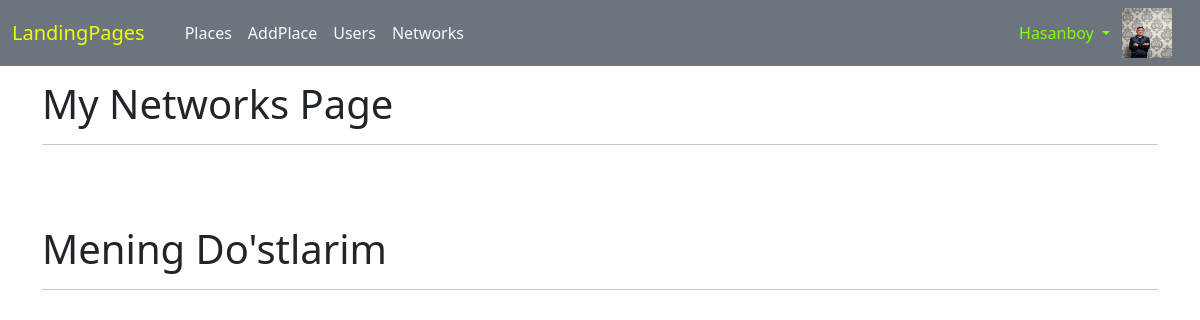
Before: /user/networks/ (signed in) with the older database file.
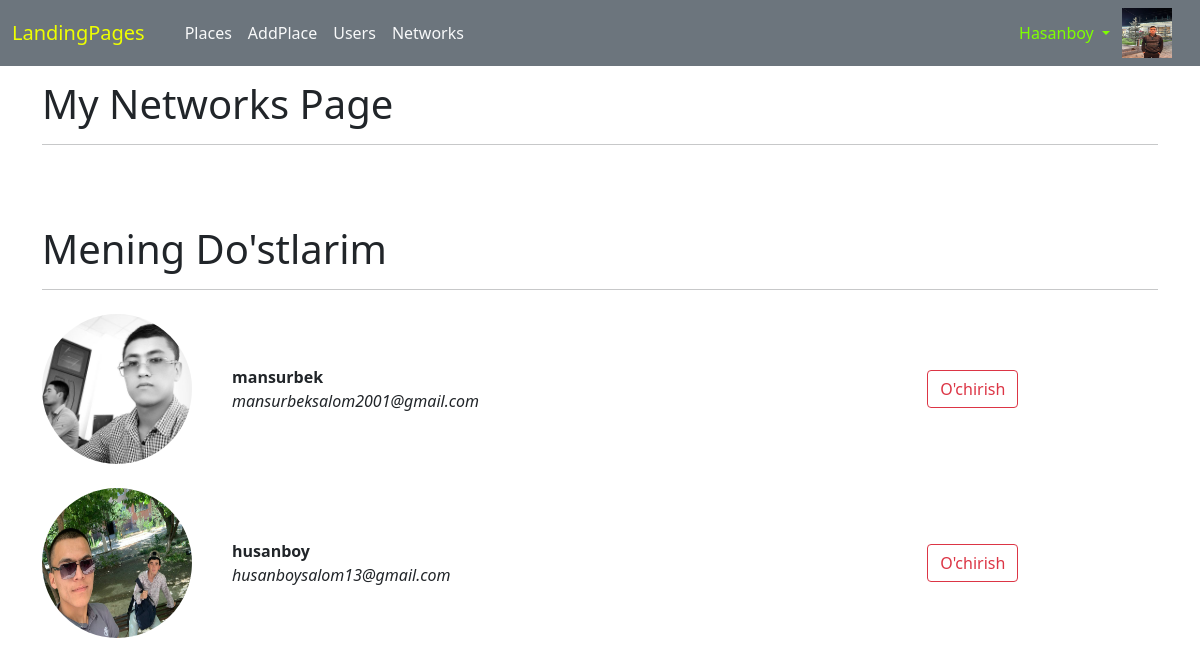
After: the same page with the newer database file.
### users/models.py (models this page shows)
class User(AbstractUser):
    img=models.ImageField(upload_to='usesimg/',null=True,blank=True)
    phone_number=models.CharField(max_length=13,unique=True,null=True,blank=True)
    firends=models.ManyToManyField('users.User',blank=True)

### users/views.py (the view)
# urls.py: path('networks/',MyNetworksView.as_view(),name='networks'),
class MyNetworksView(LoginRequiredMixin,View):
    def get(self,request):
        networks=FriendRequest.objects.filter(to_user=request.user,is_accepted=False)
        return render(request,'users/networks_list.html',context={'networks':networks})

### templates/users/networks_list.html (shortened to what this page needs)
{% extends "base.html" %}
{% block content %}
    <div class="container" style="margin-top: 80px;">
        <h1>My Networks Page</h1>
        <hr>
    </div>
    <div class="container" style="margin-top: 80px;">
        <h1>Mening Do'stlarim</h1>
        <hr>
        {% for i in user.firends.all %}
            <div class="row mt-4">
                <div class="col-2">
                    <img src="{{i.img.url}}" alt="" style="width: 150px; height:150px; border-radius: 50%;" >
                </div>
                <div class="col" style="display: flex;align-items: center;">
                    <div style="width: 70%;">
                        <b>{{i.username}}</b><br>
                        <i>{{i.email}}</i>
                    </div>
                    <div style="width: 20%; display: flex; justify-content: space-around;">
                        <a href="{%url 'users:delete' i.id%}" class="btn btn-outline-danger">O'chirish</a>
                    </div>
                </div>
            </div>
        {% endfor %}
    </div>
{% endblock  %}

### templates/base.html (shortened to what this page needs)
<!DOCTYPE html>
{% load static %}
<html lang="en">
<head>
     <link href="https://cdn.jsdelivr.net/npm/bootstrap@5.0.2/dist/css/bootstrap.min.css" rel="stylesheet">
     <link rel="stylesheet" href="https://cdnjs.cloudflare.com/ajax/libs/font-awesome/6.5.1/css/all.min.css" />
</head>
<body style="position: relative; overflow-x: hidden;">
    <nav class="navbar navbar-expand-lg navbar-light bg-secondary" style="position: fixed; z-index: 100; width: 100%; top: 0;">
        <div class="container-fluid">
          <a class="navbar-brand" href="{%url 'landing_page'%}" style="color: rgb(238, 255, 1);">LandingPages</a>
          <div class="collapse navbar-collapse px-3" id="navbarSupportedContent" style="height: 50px;">
            {%if user.is_authenticated%}
            <ul class="navbar-nav me-auto mb-2 mb-lg-0 text-light">
              <li class="nav-item">
                <a class="nav-link active text-light" aria-current="page" href="{% url 'places:list_palces'%}">Places</a>
              </li>
              <li class="nav-item">
                <a class="nav-link active text-light" aria-current="page" href="{% url 'places:add'%}">AddPlace</a>
              </li>
              <li class="nav-item">
                <a class="nav-link active text-light" aria-current="page" href="{% url 'users:list'%}">Users</a>
              </li>
              <li class="nav-item">
                <a class="nav-link active text-light" aria-current="page" href="{% url 'users:networks'%}">Networks</a>
              </li>
            </ul>
            {%endif%}
            {%if user.is_authenticated%}
                <ul class="navbar-nav mb-2 mb-lg-0  text-light mx-1">
                    <li class="nav-item dropdown">
                        <a class="nav-link dropdown-toggle" href="" id="navbarDropdown" role="button" data-bs-toggle="dropdown" aria-expanded="false" style="text-transform: capitalize; color: chartreuse;">
                        {{user.username}}
                        </a>
                    </li>
                </ul>
                <img src="{{user.img.url}}" alt="" style="width: 50px; height: 50px;">
            {%endif%}
          </div>
        </div>
    </nav>
    {%block content%}
    {%endblock%}
</body>
</html>

Changed rows visible on the page:
changed User "Hasanboy": img: a different picture
now on this page (row edited): User: img (picture), username "mansurbek", email "mansurbeksalom2001@gmail.com"
now on this page (row edited): User: img (picture), username "husanboy", email "husanboysalom13@gmail.com"
